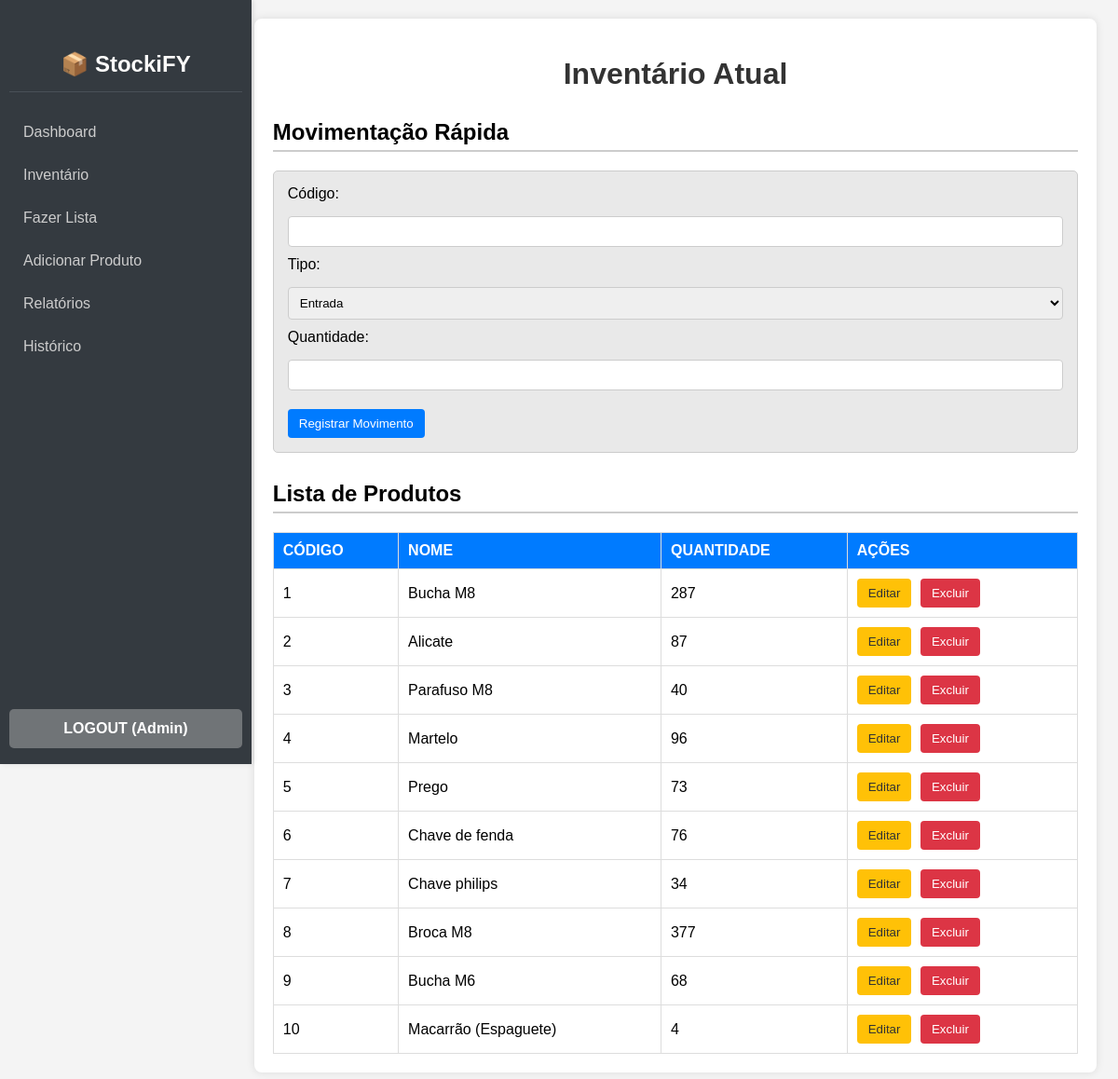
The app's page /inventario (signed in) with its own data.
### app.py (models this page shows, shortened)
class Usuario(UserMixin, db.Model):
    id = db.Column(db.Integer, primary_key=True)
    username = db.Column(db.String(80), unique=True, nullable=False)
    password_hash = db.Column(db.String(128))

class Produto(db.Model):
    id = db.Column(db.Integer, primary_key=True)
    nome = db.Column(db.String(100), nullable=False)
    quantidade = db.Column(db.Integer, default=0)

### app.py (the view)
@app.route('/inventario')
@login_required
def inventario():
    estoque_db = Produto.query.order_by(Produto.id).all() # Ordenar por ID pode ser melhor para consistência
    return render_template('index.html', estoque=estoque_db)

### app.py (called while the page is built)
@login_manager.user_loader
def load_user(user_id):
    return Usuario.query.get(int(user_id))

### templates/index.html (shortened to what this page needs)
<!DOCTYPE html>
<html lang="pt-BR">
<head>
    <link rel="stylesheet" href="{{ url_for('static', filename='css/style.css') }}">
</head>
<body>
<div class="sidebar">
    <h2>📦 StockiFY</h2>
    <a href="{{ url_for('dashboard') }}">Dashboard</a>
    <a href="{{ url_for('inventario') }}">Inventário</a>
    <a href="{{ url_for('lista_pedidos_page') }}">Fazer Lista</a>
    <a href="{{ url_for('adicionar_produto') }}">Adicionar Produto</a>
    <a href="{{ url_for('relatorio_menu') }}">Relatórios</a>
    <a href="{{ url_for('historico_page') }}">Histórico</a>
    {% if current_user.is_authenticated %}
        <a href="{{ url_for('logout') }}" class="logout-link">
            LOGOUT ({{ current_user.username | capitalize }})
        </a>
    {% endif %}
</div>
<div class="content">
    <div class="container">
        <h1>Inventário Atual</h1>
        <h2>Movimentação Rápida</h2>
        <form
            hx-post="{{ url_for('movimentar') }}"
            hx-target="#inventory-table-body"
            hx-swap="innerHTML"
            hx-indicator="#loading"
            class="form-row"
        >
            <label>Código:</label>
            <input type="number" name="codigo" required>
            <label>Tipo:</label>
            <select name="tipo_movimento" required>
                <option value="entrada">Entrada</option>
            </select>
            <label>Quantidade:</label>
            <input type="number" name="quantidade" min="1" required>
            <button type="submit" class="btn btn-main">Registrar Movimento</button>
        </form>
        <h2>Lista de Produtos</h2>
        <table class="table-inventory">
            <thead>
                <tr>
                    <th>CÓDIGO</th>
                    <th>NOME</th>
                    <th>QUANTIDADE</th>
                    <th>AÇÕES</th>
                </tr>
            </thead>
            <tbody id="inventory-table-body">
                {% for produto in estoque %}
                <tr>
                    <td>{{ produto.id }}</td>
                    <td>{{ produto.nome }}</td>
                    <td>{{ produto.quantidade }}</td>
                    <td>
                        <button class="btn btn-edit"
                            onclick="toggleEditForm('{{ produto.id }}')">
                            Editar
                        </button>
                        <button class="btn btn-delete"
                            hx-post="{{ url_for('excluir_produto_htmx', produto_id=produto.id) }}"
                            hx-target="closest tr"
                            hx-swap="outerHTML"
                            hx-confirm="Deseja excluir {{ produto.nome }}?">
                            Excluir
                        </button>
                    </td>
                </tr>
                {% endfor %}
            </tbody>
        </table>
    </div>
</div>
</body>
</html>

### static/css/style.css (style rules this page uses)
body { font-family: Arial, sans-serif; margin: 0; background-color: #f4f4f4; display: flex; }
.content { margin-left: 250px; padding: 20px; flex-grow: 1; }
.container { max-width: 95%; margin: auto; background: white; padding: 20px; border-radius: 8px; box-shadow: 0 0 10px rgba(0, 0, 0, 0.1); }
h1 { text-align: center; color: #333; }
h2 { border-bottom: 2px solid #ccc; padding-bottom: 5px; margin-top: 30px; }
.sidebar { width: 250px; background-color: #343a40; color: white; box-shadow: 2px 0 5px rgba(0, 0, 0, 0.1); height: 100vh; position: fixed; display: flex; flex-direction: column; padding: 10px; }
.sidebar h2 { text-align: center; margin-bottom: 20px; padding: 15px 0; color: #fcfbfa; border-bottom: 1px solid #495057; }
.sidebar a { padding: 12px 15px; text-decoration: none; font-size: 16px; color: #ccc; display: block; border-radius: 5px; margin: 2px 0; transition: background-color 0.2s ease, color 0.2s ease, transform 0.1s ease; }
.logout-link { position: absolute; bottom: 15px; left: 10px; width: calc(100% - 20px); box-sizing: border-box; padding: 15px 0; text-align: center; background-color: #c4c4c46b; color: white !important; font-weight: bold; text-decoration: none; border-radius: 5px; margin: 0; border-top: none; transition: background-color 0.2s ease, transform 0.1s ease; }
.btn { color: white; padding: 8px 12px; border: none; border-radius: 4px; cursor: pointer; margin-right: 5px; text-decoration: none; display: inline-block; text-align: center; transition: background-color 0.2s ease, opacity 0.2s ease, transform 0.1s ease, box-shadow 0.2s ease; }
.btn-main { background-color: #007bff; }
.btn-edit { background-color: #ffc107; color: #333; }
.btn-delete { background-color: #dc3545; }
input[type="text"], input[type="number"], input[type="password"], select, input[type="date"] { width: 100%; padding: 8px; border: 1px solid #ccc; border-radius: 4px; box-sizing: border-box; transition: border-color 0.2s ease, box-shadow 0.2s ease; }
.form-row { display: flex; flex-wrap: wrap; gap: 10px; align-items: flex-end; margin-bottom: 20px; padding: 15px; border: 1px solid #ccc; border-radius: 5px; background-color: #e9e9e9; }
.form-row label { white-space: nowrap; margin-bottom: 5px; flex-basis: 100%; }
.form-row button { margin-top: 10px; }
table { width: 100%; border-collapse: collapse; margin-top: 20px; }
th, td { border: 1px solid #ddd; padding: 10px; text-align: left; vertical-align: middle; }
.table-inventory th { background-color: #007bff; color: white; }
.table-inventory tbody tr, .table-pedidos tbody tr { transition: background-color 0.15s ease-in-out; }
.table-inventory td:last-child { white-space: nowrap; }

### records on screen
Usuario: username "Admin"
Produto: id "1", nome "Bucha M8", quantidade "287"
Produto: id "2", nome "Alicate", quantidade "87"
Produto: id "3", nome "Parafuso M8", quantidade "40"
Produto: id "4", nome "Martelo", quantidade "96"
Produto: id "5", nome "Prego", quantidade "73"
Produto: id "6", nome "Chave de fenda", quantidade "76"
Produto: id "7", nome "Chave philips", quantidade "34"
Produto: id "8", nome "Broca M8", quantidade "377"
Produto: id "9", nome "Bucha M6", quantidade "68"
Produto: id "10", nome "Macarrão (Espaguete)", quantidade "4"
